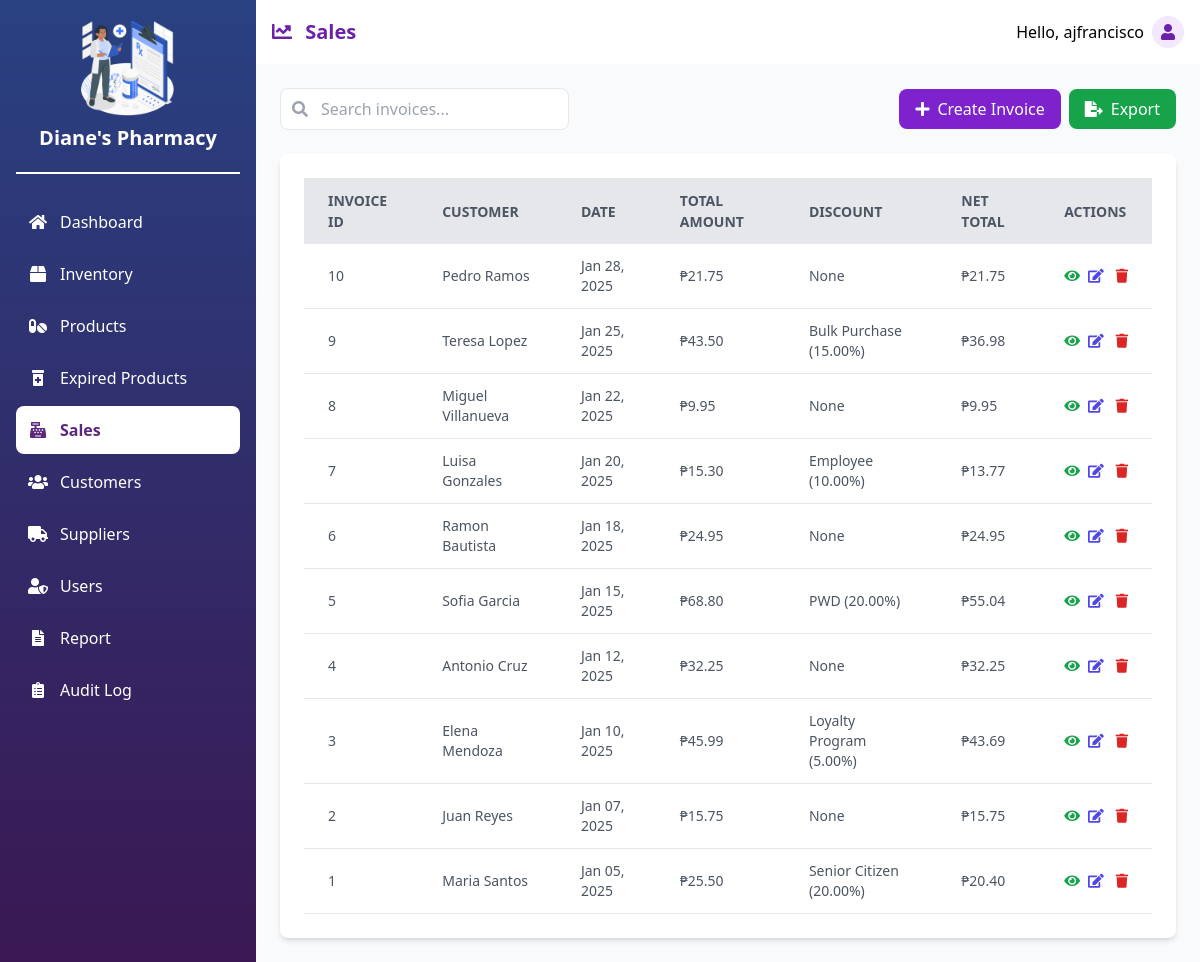
Page /sales.php (signed in) on the committed database.
### tables this page shows
CREATE TABLE `sales` (
  `invoice_id` int(11) NOT NULL,
  `customer_id` int(11) DEFAULT NULL,
  `invoice_date` date DEFAULT NULL,
  `total_amount` decimal(10,2) DEFAULT NULL,
  `discount_id` int(11) DEFAULT NULL,
  `net_total` decimal(10,2) DEFAULT NULL
);

CREATE TABLE `customer` (
  `customer_id` int(11) NOT NULL,
  `first_name` varchar(50) DEFAULT NULL,
  `last_name` varchar(50) DEFAULT NULL,
  `contact_number` varchar(20) DEFAULT NULL
);

CREATE TABLE `discount` (
  `discount_id` int(11) NOT NULL,
  `discount_type` varchar(50) DEFAULT NULL,
  `discount_amount` decimal(10,2) DEFAULT NULL
);

### sales.php (the view, shortened to what this page needs)
<?php
require_once 'config.php';
try {
    $sales = $pdo->query("
        SELECT s.*, c.first_name, c.last_name, d.discount_type, d.discount_amount
        FROM sales s
        LEFT JOIN customer c ON s.customer_id = c.customer_id
        LEFT JOIN discount d ON s.discount_id = d.discount_id
        ORDER BY s.invoice_id DESC
    ")->fetchAll();
} catch(PDOException $e) {
    $errorMessage = "Database error: " . $e->getMessage();
    $sales = [];
    $customers = [];
    $products = [];
    $discounts = [];
}
?>
<div class="flex justify-between items-center mb-6">
    <div class="relative">
        <input type="text" id="searchInput" placeholder="Search invoices..." class="pl-10 pr-4 py-2 border rounded-lg focus:outline-none focus:ring-2 focus:ring-purple-600">
        <div class="absolute inset-y-0 left-0 flex items-center pl-3 pointer-events-none">
        </div>
    </div>
    <div class="flex space-x-2">
        <button onclick="showAddInvoiceModal()" class="bg-purple-700 hover:bg-purple-800 text-white py-2 px-4 rounded-lg flex items-center">
            <i class="fas fa-plus mr-2"></i> Create Invoice
        </button>
        <button onclick="exportToCSV()" class="bg-green-600 hover:bg-green-900 text-white py-2 px-4 rounded-lg flex items-center">
            <i class="fas fa-file-export mr-2"></i> Export
        </button>
    </div>
</div>
<div class="bg-white p-6 rounded-lg shadow-md">
    <div class="overflow-x-auto">
        <table class="min-w-full bg-white">
            <thead>
                <tr class="bg-gray-200 text-gray-600 uppercase text-sm leading-normal">
                    <th class="py-3 px-6 text-left">Invoice ID</th>
                    <th class="py-3 px-6 text-left">Customer</th>
                    <th class="py-3 px-6 text-left">Date</th>
                    <th class="py-3 px-6 text-left">Total Amount</th>
                    <th class="py-3 px-6 text-left">Discount</th>
                    <th class="py-3 px-6 text-left">Net Total</th>
                    <th class="py-3 px-6 text-left">Actions</th>
                </tr>
            </thead>
            <tbody class="text-gray-600 text-sm">
                <?php foreach ($sales as $sale): ?>
                    <tr class="border-b border-gray-200 hover:bg-gray-100">
                        <td class="py-3 px-6"><?php echo $sale['invoice_id']; ?></td>
                        <td class="py-3 px-6"><?php echo $sale['first_name'] . ' ' . $sale['last_name']; ?></td>
                        <td class="py-3 px-6"><?php echo date('M d, Y', strtotime($sale['invoice_date'])); ?></td>
                        <td class="py-3 px-6">₱<?php echo number_format($sale['total_amount'], 2); ?></td>
                        <td class="py-3 px-6">
                            <?php if ($sale['discount_id']): ?>
                                <?php echo $sale['discount_type'] . ' (' . $sale['discount_amount'] . '%)'; ?>
                            <?php else: ?>
                                None
                            <?php endif; ?>
                        </td>
                        <td class="py-3 px-6">₱<?php echo number_format($sale['net_total'], 2); ?></td>
                        <td class="py-3 px-6">
                            <div class="flex">
                                <a href="view_invoice.php?id=<?php echo $sale['invoice_id']; ?>" class="text-green-600 hover:text-green-900 mr-2">
                                    <i class="fas fa-eye"></i>
                                </a>
                                <button onclick="showEditSaleModal(<?php echo $sale['invoice_id']; ?>)" class="text-indigo-600 hover:text-indigo-900 mr-3">
                                    <i class="fas fa-edit"></i>
                                </button>
                                <button onclick="confirmDeleteSale(<?php echo $sale['invoice_id']; ?>, '<?php echo $sale['invoice_id']; ?>')" class="text-red-600 hover:text-red-900">
                                    <i class="fas fa-trash"></i>
                                </button>
                            </div>
                        </td>
                    </tr>
                <?php endforeach; ?>
            </tbody>
        </table>
    </div>
</div>
<?php
include 'layout.php';
?>

### rows in the picture
sales: invoice_id "10", customer.first_name "Pedro", customer.last_name "Ramos", invoice_date "Jan 28, 2025", total_amount "21.75", shows "None", net_total "21.75"
sales: invoice_id "9", customer.first_name "Teresa", customer.last_name "Lopez", invoice_date "Jan 25, 2025", total_amount "43.50", discount.discount_type "Bulk Purchase", discount.discount_amount "15.00", net_total "36.98"
sales: invoice_id "8", customer.first_name "Miguel", customer.last_name "Villanueva", invoice_date "Jan 22, 2025", total_amount "9.95", shows "None", net_total "9.95"
sales: invoice_id "7", customer.first_name "Luisa", customer.last_name "Gonzales", invoice_date "Jan 20, 2025", total_amount "15.30", discount.discount_type "Employee", discount.discount_amount "10.00", net_total "13.77"
sales: invoice_id "6", customer.first_name "Ramon", customer.last_name "Bautista", invoice_date "Jan 18, 2025", total_amount "24.95", shows "None", net_total "24.95"
sales: invoice_id "5", customer.first_name "Sofia", customer.last_name "Garcia", invoice_date "Jan 15, 2025", total_amount "68.80", discount.discount_type "PWD", discount.discount_amount "20.00", net_total "55.04"
sales: invoice_id "4", customer.first_name "Antonio", customer.last_name "Cruz", invoice_date "Jan 12, 2025", total_amount "32.25", shows "None", net_total "32.25"
sales: invoice_id "3", customer.first_name "Elena", customer.last_name "Mendoza", invoice_date "Jan 10, 2025", total_amount "45.99", discount.discount_type "Loyalty Program", discount.discount_amount "5.00", net_total "43.69"
sales: invoice_id "2", customer.first_name "Juan", customer.last_name "Reyes", invoice_date "Jan 07, 2025", total_amount "15.75", shows "None", net_total "15.75"
sales: invoice_id "1", customer.first_name "Maria", customer.last_name "Santos", invoice_date "Jan 05, 2025", total_amount "25.50", discount.discount_type "Senior Citizen", discount.discount_amount "20.00", net_total "20.40"

### other values in the picture
$pageTitle "Sales"
$_SESSION['username'] "ajfrancisco"
